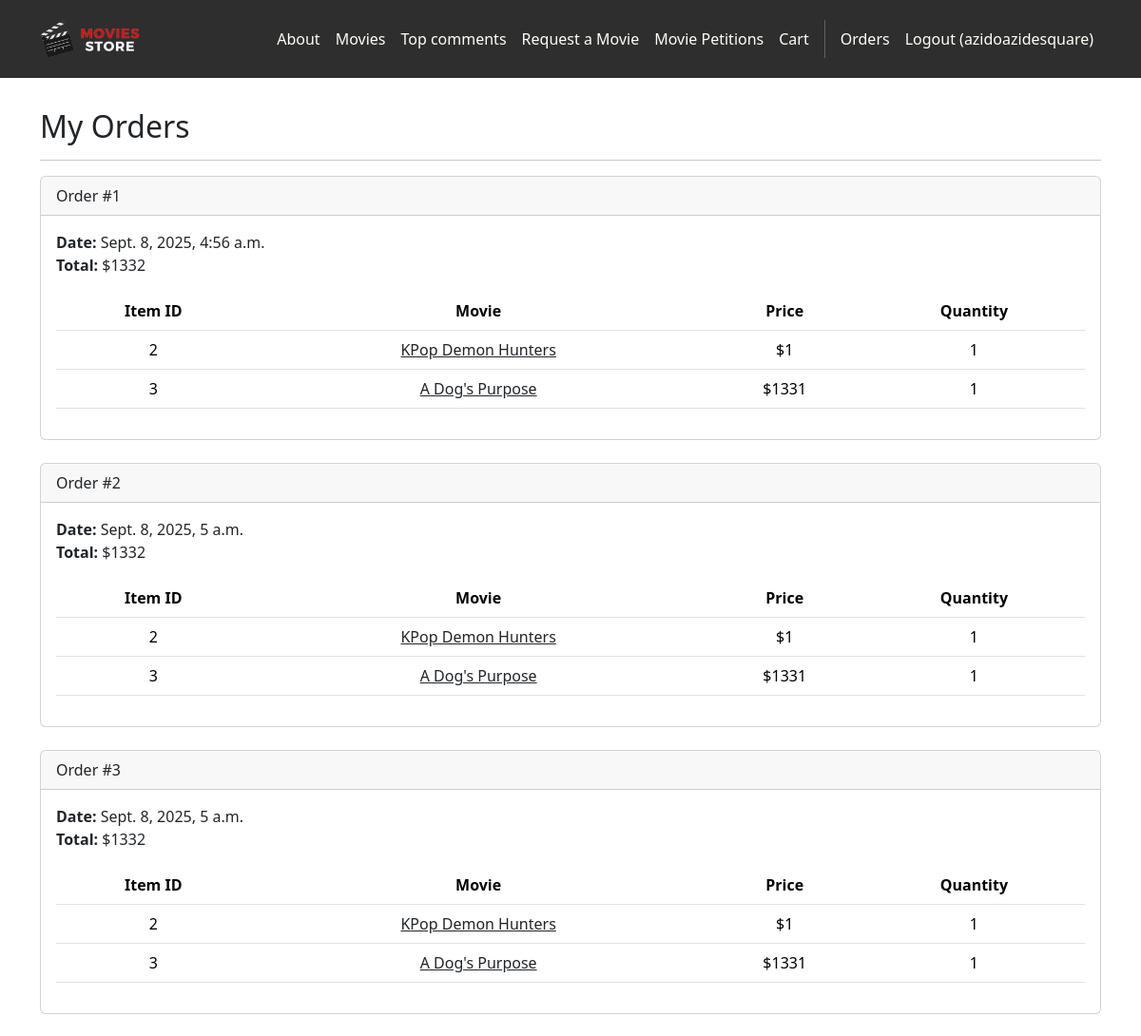
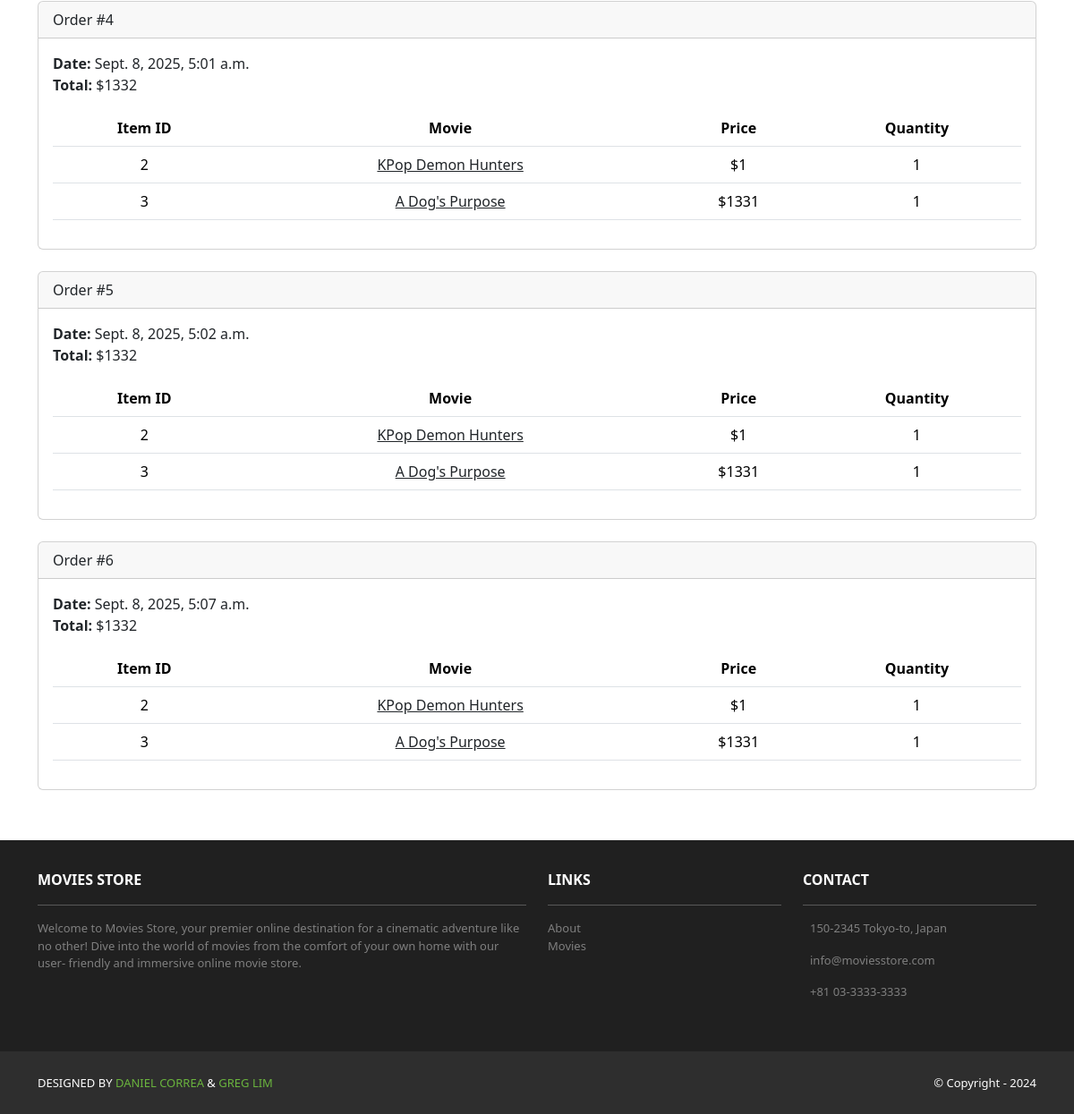
Page /accounts/orders/ (signed in) on the committed database (2 pictures, top to bottom).
### cart/models.py (models this page shows, shortened)
class Order(models.Model):
    id = models.AutoField(primary_key=True)
    total = models.IntegerField()
    date = models.DateTimeField(auto_now_add=True)
    user = models.ForeignKey(User, on_delete=models.CASCADE)

class Item(models.Model):
    id = models.AutoField(primary_key=True)
    price = models.IntegerField()
    quantity = models.IntegerField()
    order = models.ForeignKey(Order, on_delete=models.CASCADE)
    movie = models.ForeignKey(Movie, on_delete=models.CASCADE)

### movies/models.py (models this page shows, shortened)
class Movie(models.Model):
    id = models.AutoField(primary_key=True)
    name = models.CharField(max_length=255)
    price = models.IntegerField()
    description = models.TextField()
    image = models.ImageField(upload_to='movie_images/')

### accounts/views.py (the view)
# urls.py: path('orders/', views.orders, name='accounts.orders'),
@login_required
def orders(request):
    template_data = {}
    template_data['title'] = 'Orders'
    template_data['orders'] = request.user.order_set.all()
    return render(request, 'accounts/orders.html', {'template_data': template_data})

### accounts/templates/accounts/orders.html
{% extends 'base.html' %}
{% block content %}
<div class="p-3">
  <div class="container">
    <div class="row mt-3">
      <div class="col mx-auto mb-3">
        <h2>My Orders</h2>
        <hr />
        {% for order in template_data.orders %}
        <div class="card mb-4">
          <div class="card-header">
            Order #{{ order.id }}
          </div>
          <div class="card-body">
            <b>Date:</b> {{ order.date }}<br />
            <b>Total:</b> ${{ order.total }}<br />
            <table class="table table-borderedtable-striped text-center mt-3">
              <thead>
                <tr>
                  <th scope="col">Item ID</th>
                  <th scope="col">Movie</th>
                  <th scope="col">Price</th>
                  <th scope="col">Quantity</th>
                </tr>
              </thead>
              <tbody>
                {% for item in order.item_set.all %}
                <tr>
                  <td>{{ item.movie.id }}</td>
                  <td>
                    <a class="link-dark" href="{% url 'movies.show' id=item.movie.id %}">{{ item.movie.name }}</a>
                  </td>
                  <td>${{ item.movie.price }}</td>
                  <td>{{ item.quantity }}</td>
                </tr>
                {% endfor %}
              </tbody>
            </table>
          </div>
        </div>
        {% endfor %}
      </div>
    </div>
  </div>
</div>
{% endblock content %}

### moviesstore/templates/base.html (shortened to what this page needs)
<!DOCTYPE html>
<html>
  {% load static %}
  <head>
    <link href="https://cdn.jsdelivr.net/npm/bootstrap@5.3.3/dist/css/bootstrap.min.css" rel="stylesheet">
    <link rel="stylesheet" type="text/css" href="{% static 'css/style.css' %}">
  </head>
  <body>
    <nav class="p-3 navbar navbar-dark bg-dark navbar-expand-lg">
      <div class="container">
        <a class="navbar-brand" href="{% url 'home.index' %}">
          <img src="{% static 'img/logo.png' %}" alt="logo" height="40" />
        </a>
        <div class="collapse navbar-collapse" id="navbarNavAltMarkup">
          <div class="navbar-nav ms-auto navbar-ml">
            <a class="nav-link" href="{% url 'home.about' %}">About</a>
            <a class="nav-link" href="{% url 'movies.index' %}">Movies</a>
            <a class="nav-link" href="{% url 'movies.top_comments' %}">Top comments</a>
            <a class="nav-link" href="{% url 'movies.requests' %}">Request a Movie</a>
            <a class="nav-link" href="{% url 'movies.petitions' %}">Movie Petitions</a>
            <a class="nav-link" href="{% url 'cart.index' %}">Cart</a>
            {% if user.is_authenticated %}
            <a class="nav-link" href="{% url 'accounts.orders' %}">Orders</a>
            <a class="nav-link" href="{% url 'accounts.logout' %}">Logout ({{ user.username }})</a>
            {% else %}
            <a class="nav-link" href="{% url 'accounts.login' %}">Login</a>
            <a class="nav-link" href="{% url 'accounts.signup' %}">Sign Up</a>
            {% endif %}
          </div>
        </div>
      </div>
    </nav>
    <div>
      {% block content %}
      {% endblock content %}
    </div>
<section class="p-3 ms-footer d-none d-md-block">
      <div class="container">
        <div class="row mt-3 text-white">
          <div class="col-md-6 col-lg-6 col-xl-6 mx-auto mb-4">
            <b>MOVIES STORE</b>
            <hr />
            <p>
              Welcome to Movies Store, your premier online
              destination for a cinematic adventure like no
              other! Dive into the world of movies from the
              comfort of your own home with our user-
              friendly and immersive online movie store.
            </p>
          </div>
          <div class="col-md-3 col-lg-3 col-xl-3 mx-auto mb-4">
            <b>LINKS</b>
            <hr />
            <p>
                <a class="nav-link" href="{% url 'home.about' %}">About</a>
                <a class="nav-link" href="{% url 'movies.index' %}">Movies</a>
            </p>
          </div>
          <div class="col-md-3 col-lg-3 col-xl-3 mx-auto mb-4">
            <b>CONTACT</b>
            <hr />
            <p>
              150-2345 Tokyo-to, Japan
            </p>
            <p>
              info@moviesstore.com
            </p>
            <p>
              +81 03-3333-3333
            </p>
          </div>
        </div>
      </div>
    </section>
    <section class="p-3 ms-footer-bottom bg-dark">
      <div class="container d-flex justify-content-between">
        <div class="me-5 text-white">
          <span>DESIGNED BY <a href="https://www.x.com/danielgarax" target="_blank">DANIEL CORREA</a> & <a href="https://www.x.com/greglim81" target="_blank">GREG LIM</a> </span>
        </div>
        <div class="text-white">
          <span>© Copyright - 2024</span>
        </div>
      </div>
    </section>
  </body>
</html>

### moviesstore/static/css/style.css (style rules this page uses)
.navbar a.nav-link { color: #FFFEF6 !important; }
.bg-dark { background-color: #2E2E2E !important; }
.ms-footer { background-color: #202020; }
.ms-footer p { color: #7F7F7F; font-size: 13px; }
.ms-footer-bottom span { font-size: 13px; line-height: 38px; }
.ms-footer-bottom a { color: #6ab43e; text-decoration: none; }

### rows in the picture
Order: id "1", date "Sept. 8, 2025, 4:56 a.m.", total "1332"
Item: movie.id "2", movie.name "KPop Demon Hunters", movie.price "1", quantity "1"
Item: movie.id "3", movie.name "A Dog's Purpose", movie.price "1331", quantity "1"
Order: id "2", date "Sept. 8, 2025, 5 a.m.", total "1332"
Item: movie.id "2", movie.name "KPop Demon Hunters", movie.price "1", quantity "1"
Item: movie.id "3", movie.name "A Dog's Purpose", movie.price "1331", quantity "1"
Order: id "3", date "Sept. 8, 2025, 5 a.m.", total "1332"
Item: movie.id "2", movie.name "KPop Demon Hunters", movie.price "1", quantity "1"
Item: movie.id "3", movie.name "A Dog's Purpose", movie.price "1331", quantity "1"
Order: id "4", date "Sept. 8, 2025, 5:01 a.m.", total "1332"
Item: movie.id "2", movie.name "KPop Demon Hunters", movie.price "1", quantity "1"
Item: movie.id "3", movie.name "A Dog's Purpose", movie.price "1331", quantity "1"
Order: id "5", date "Sept. 8, 2025, 5:02 a.m.", total "1332"
Item: movie.id "2", movie.name "KPop Demon Hunters", movie.price "1", quantity "1"
Item: movie.id "3", movie.name "A Dog's Purpose", movie.price "1331", quantity "1"
Order: id "6", date "Sept. 8, 2025, 5:07 a.m.", total "1332"
Item: movie.id "2", movie.name "KPop Demon Hunters", movie.price "1", quantity "1"
Item: movie.id "3", movie.name "A Dog's Purpose", movie.price "1331", quantity "1"

### other values in the picture
{{ user.username }} "azidoazidesquare"
